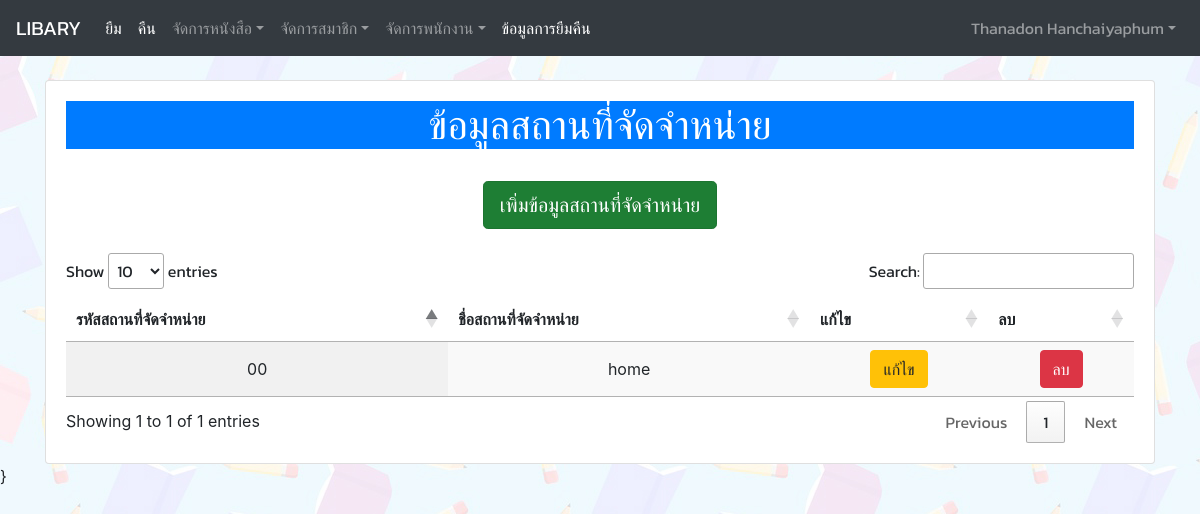
Page /admin/distribution.php (signed in) on the committed database.
### tables this page shows
CREATE TABLE `staff` (
  `id_staff` tinyint(3) UNSIGNED ZEROFILL NOT NULL,
  `name_staff` varchar(60) NOT NULL,
  `lname_staff` varchar(40) NOT NULL,
  `id_stype` tinyint(2) NOT NULL,
  `username` varchar(50) NOT NULL,
  `password` int(11) NOT NULL
);

CREATE TABLE `distribution` (
  `id_distribution` tinyint(2) UNSIGNED ZEROFILL NOT NULL,
  `distribution` varchar(60) NOT NULL
);

### admin/distribution.php (the view, shortened to what this page needs)
<?php
include('../condb.php');
$distribution  ="SELECT * FROM distribution" or die("Error:" . mysqli_error());
$dist = mysqli_query($con, $distribution);
?>
<!doctype html>
<html lang="en">
  <head>
    <link rel="stylesheet" href="https://cdn.jsdelivr.net/npm/bootstrap@4.5.3/dist/css/bootstrap.min.css">
    <link rel="stylesheet" href="../stly.css">
    <link href="https://cdn.datatables.net/1.10.22/css/jquery.dataTables.min.css" rel="stylesheet">
  </head>
  <body>
   <?php include 'admin_nav.php'?>
   <br>
   <div class="container">
     <div class="card">
        <div class="card-body">
        <h1 class="text-center bg-primary text-white">ข้อมูลสถานที่จัดจำหน่าย</h1>
        <br><div class="text-center">
        <a href="../admin/add_distribution.php" class="btn btn-success btn-lg active" role="button" aria-pressed="true">เพิ่มข้อมูลสถานที่จัดจำหน่าย</a>
        </div>
  <br>
    <table id="myTable" class="display text-center">
    <thead>
    <tr>
        <th>รหัสสถานที่จัดจำหน่าย</th>
        <th>ชื่อสถานที่จัดจำหน่าย</th>
        <th>แก้ไข</th>
        <th>ลบ</th>
    </tr>
    </thead>
    <?php foreach ($dist as $d) {?>
      <tr>
        <td><?php echo $d['id_distribution']; ?></td>
        <td><?php echo $d['distribution'];?></td>
        <td><a class="btn btn-warning btn-md" href="../admin/edit_distribution.php?id_distribution=<?php echo  $d['id_distribution']; ?>"  role="button">แก้ไข</td>
        <td><a class="btn btn-danger btn-md" href='../check/del_distribution.php?id_distribution=<?php echo $d['id_distribution']; ?>'onclick="return confirm('คุณต้องการที่จะลบข้อมูลนี้หรือไม่')">ลบ</a></td>
      </tr>
    					  <?php }?>
    </table>
    </div>
</div>
</div>
}
</body>
</html>

### admin/admin_nav.php (shortened to what this page needs)
<?php
include('../condb.php');
$id_staff = $_SESSION['id_staff'];
$query ="SELECT * FROM staff WHERE id_staff='$id_staff'" or die("Error:" . mysqli_error());
$result = mysqli_query($con, $query);
$row = mysqli_fetch_array($result);
?>
<nav class="sb-topnav navbar navbar-expand navbar-dark bg-dark ">
            <a class="navbar-brand" href="../admin/admin_page.php">LIBARY</a>
    <div class="collapse navbar-collapse" id="navbarSupportedContent">
    <ul class="navbar-nav mr-auto">
      <li class="nav-item active">
        <a class="nav-link" href="../admin/borrow.php">ยืม <span class="sr-only">(current)</span></a>
      </li>
      <li class="nav-item active">
        <a class="nav-link" href="../admin/return.php">คืน <span class="sr-only">(current)</span></a>
      </li>
      <li class="nav-item dropdown">
    <a class="nav-link dropdown-toggle" data-toggle="dropdown" href="#" role="button" aria-haspopup="true" aria-expanded="false">จัดการหนังสือ</a>
      </li>
      <li class="nav-item dropdown">
    <a class="nav-link dropdown-toggle" data-toggle="dropdown" href="#" role="button" aria-haspopup="true" aria-expanded="false">จัดการสมาชิก</a>
      </li>
      <li class="nav-item dropdown">
    <a class="nav-link dropdown-toggle" data-toggle="dropdown" href="#" role="button" aria-haspopup="true" aria-expanded="false">จัดการพนักงาน</a>
      </li>
      <li class="nav-item active">
        <a class="nav-link" href="../admin/report.php">ข้อมูลการยืมคืน <span class="sr-only">(current)</span></a>
      </li>
        </div>
            <ul class="navbar-nav ml-auto ml-md-0">
                <li class="nav-item dropdown">
                    <a class="nav-link dropdown-toggle" id="userDropdown" href="#" role="button" data-toggle="dropdown" aria-haspopup="true" aria-expanded="false"> <?php echo $row["name_staff"],"   ", $row["lname_staff"];?></a>
                </li>
            </ul>
        </nav>

### stly.css (style rules this page uses)
a,h5,h2,h3,h4,p,h1,li,ul,label { font-family: 'Kanit', sans-serif; }
body { background-image: url('img/bg.jpg'); }

### rows in the picture
staff: name_staff "Thanadon", lname_staff "Hanchaiyaphum"
distribution: id_distribution "00", distribution "home"
